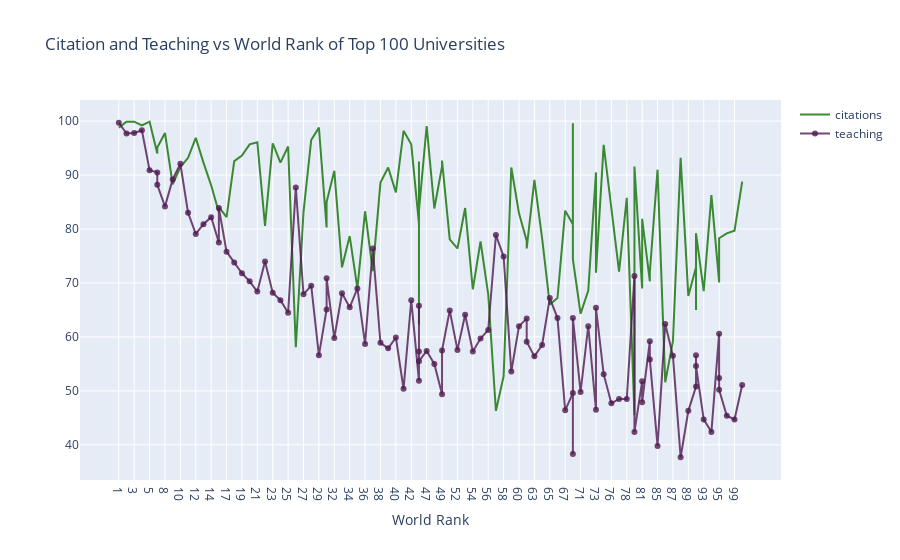

Source (notebook cell):
### Markdown cell above
<a id = "1"></a>
## Line Charts

<span style="color:red">Line Charts Example: Citation and Teaching vs World Rank of Top 100 Universities</span>

* Import graph_objs as go
* Creating traces
  * x = x axis
  * y = y axis
  * mode = type of plot like marker, line or line + markers
  * name = name of the plots
  * marker = marker is used with dictionary.
    * color = color of lines. It takes RGB (red, green, blue) and opacity (alpha)
  * text = The hover text (hover is curser)
* data = is a list that we add traces into it
* layout = it is dictionary.
  * title = title of layout
  * x axis = it is dictionary
    * title = label of x axis
    * ticklen = length of x axis ticks
    * zeroline = showing zero line or not
* fig = it includes data and layout
* iplot() = plots the figure(fig) that is created by data and layout

### Code cell
# prepare data frame
df = timesData.iloc[:100,:]

# import graph objects as "go"
import plotly.graph_objs as go

# Creating trace1
trace1 = go.Scatter(
                    x = df.world_rank,
                    y = df.citations,
                    mode = "lines",
                    name = "citations",
                    marker = dict(color = 'rgba(16, 112, 2, 0.8)'),
                    text= df.university_name)
# Creating trace2
trace2 = go.Scatter(
                    x = df.world_rank,
                    y = df.teaching,
                    mode = "lines+markers",
                    name = "teaching",
                    marker = dict(color = 'rgba(80, 26, 80, 0.8)'),
                    text= df.university_name)
data = [trace1, trace2]
layout = dict(title = 'Citation and Teaching vs World Rank of Top 100 Universities',
              xaxis= dict(title= 'World Rank',ticklen= 5,zeroline= False)
             )
fig = dict(data = data, layout = layout)
iplot(fig)

### Figure 1 — Plotly figure (JSON) as saved in the notebook; plotly's stock layout.template omitted (floating-point values rounded to 4 significant figures)
{"data": [{"marker": {"color": "rgba(16, 112, 2, 0.8)"}, "mode": "lines", "name": "citations", "text": ["Harvard University", "California Institute of Technology", "Massachusetts Institute of Technology", "Stanford University", "Princeton University", "University of Cambridge", "University of Oxford", "University of California, Berkeley", "Imperial College London", "Yale University", "University of California, Los Angeles", "University of Chicago", "Johns Hopkins University", "Cornell University", "ETH Zurich – Swiss Federal Institute of Technology Zurich", "University of Michigan", "University of Toronto", "Columbia University", "University of Pennsylvania", "Carnegie Mellon University", "University of Hong Kong", "University College London", "University of Washington", "Duke University", "Northwestern University", "University of Tokyo", "Georgia Institute of Technology", "Pohang University of Science and Technology", "University of California, Santa Barbara", "University of British Columbia", "University of North Carolina at Chapel Hill", "University of California, San Diego", "University of Illinois at Urbana-Champaign", "National University of Singapore", "McGill University", "University of Melbourne", "Peking University", "Washington University in St Louis", "École Polytechnique", "University of Edinburgh", "Hong Kong University of Science and Technology", "École Normale Supérieure", "Australian National University", "Karolinska Institute", "University of Göttingen", "University of Wisconsin", "Rice University", "École Polytechnique Fédérale de Lausanne", "University of California, Irvine", "University of Science and Technology of China", "Vanderbilt University", "University of Minnesota", "Tufts University", "University of California, Davis", "Brown University", "University of Massachusetts", "Kyoto University", "Tsinghua University", "Boston University", "New York University", "Emory University", "LMU Munich", "University of Notre Dame", "University of Pittsburgh", "Case Western Reserve University", "Ohio State University", "University of Colorado Boulder", "University of Bristol", "University of California, Santa Cruz", "Yeshiva University", "University of Sydney", "University of Virginia", "University of Adelaide", "University of Southern California", "William & Mary", "Trinity College Dublin", "King’s College London", "Stony Brook University", "Korea Advanced Institute of Science and Technology (KAIST)", "University of Sussex", "The University of Queensland", "University of York", "Heidelberg University", "University of Utah", "Durham University", "London School of Economics and Political Science", "University of Manchester", "Royal Holloway, University of London", "Lund University", "University of Southampton", "University of Zurich", "Wake Forest University", "McMaster University", "University College Dublin", "George Washington University", "University of Arizona", "University of Basel", "University of Maryland, College Park", "Dartmouth College", "École Normale Supérieure de Lyon"], "type": "scatter", "x": ["1", "2", "3", "4", "5", "6", "6", "8", "9", "10", "11", "12", "13", "14", "15", "15", "17", "18", "19", "20", "21", "22", "23", "24", "25", "26", "27", "28", "29", "30", "30", "32", "33", "34", "35", "36", "37", "38", "39", "40", "41", "42", "43", "43", "43", "43", "47", "48", "49", "49", "51", "52", "53", "54", "55", "56", "57", "58", "59", "60", "61", "61", "63", "64", "65", "66", "67", "68", "68", "68", "71", "72", "73", "73", "75", "76", "77", "78", "79", "79", "81", "81", "83", "83", "85", "86", "87", "88", "89", "90", "90", "90", "93", "94", "95", "95", "95", "98", "99", "100"], "y": [98.8, 99.9, 99.9, 99.2, 99.9, 94.0, 95.1, 97.8, 88.3, 91.5, 93.2, 96.9, 92.3, 88.1, 83.1, 84.1, 82.2, 92.6, 93.6, 95.7, 96.1, 80.6, 95.9, 92.3, 95.3, 58.1, 83.2, 96.5, 98.8, 80.3, 85.0, 90.8, 72.9, 78.7, 69.0, 83.3, 72.2, 88.6, 91.4, 86.8, 98.2, 95.7, 81.0, 62.3, 92.5, 83.4, 99.1, 83.8, 91.6, 92.7, 78.1, 76.4, 83.9, 68.8, 77.7, 67.9, 46.3, 52.7, 91.4, 82.9, 77.8, 76.4, 89.1, 78.3, 66.0, 67.2, 83.4, 80.9, 99.6, 74.4, 64.3, 68.6, 90.5, 71.9, 95.6, 84.4, 72.1, 85.8, 45.5, 91.6, 69.0, 81.9, 70.3, 72.0, 91.0, 51.6, 59.2, 93.2, 67.6, 72.9, 65.0, 79.2, 68.5, 86.3, 70.2, 70.1, 78.3, 79.2, 79.7, 88.8]}, {"marker": {"color": "rgba(80, 26, 80, 0.8)"}, "mode": "lines+markers", "name": "teaching", "text": ["Harvard University", "California Institute of Technology", "Massachusetts Institute of Technology", "Stanford University", "Princeton University", "University of Cambridge", "University of Oxford", "University of California, Berkeley", "Imperial College London", "Yale University", "University of California, Los Angeles", "University of Chicago", "Johns Hopkins University", "Cornell University", "ETH Zurich – Swiss Federal Institute of Technology Zurich", "University of Michigan", "University of Toronto", "Columbia University", "University of Pennsylvania", "Carnegie Mellon University", "University of Hong Kong", "University College London", "University of Washington", "Duke University", "Northwestern University", "University of Tokyo", "Georgia Institute of Technology", "Pohang University of Science and Technology", "University of California, Santa Barbara", "University of British Columbia", "University of North Carolina at Chapel Hill", "University of California, San Diego", "University of Illinois at Urbana-Champaign", "National University of Singapore", "McGill University", "University of Melbourne", "Peking University", "Washington University in St Louis", "École Polytechnique", "University of Edinburgh", "Hong Kong University of Science and Technology", "École Normale Supérieure", "Australian National University", "Karolinska Institute", "University of Göttingen", "University of Wisconsin", "Rice University", "École Polytechnique Fédérale de Lausanne", "University of California, Irvine", "University of Science and Technology of China", "Vanderbilt University", "University of Minnesota", "Tufts University", "University of California, Davis", "Brown University", "University of Massachusetts", "Kyoto University", "Tsinghua University", "Boston University", "New York University", "Emory University", "LMU Munich", "University of Notre Dame", "University of Pittsburgh", "Case Western Reserve University", "Ohio State University", "University of Colorado Boulder", "University of Bristol", "University of California, Santa Cruz", "Yeshiva University", "University of Sydney", "University of Virginia", "University of Adelaide", "University of Southern California", "William & Mary", "Trinity College Dublin", "King’s College London", "Stony Brook University", "Korea Advanced Institute of Science and Technology (KAIST)", "University of Sussex", "The University of Queensland", "University of York", "Heidelberg University", "University of Utah", "Durham University", "London School of Economics and Political Science", "University of Manchester", "Royal Holloway, University of London", "Lund University", "University of Southampton", "University of Zurich", "Wake Forest University", "McMaster University", "University College Dublin", "George Washington University", "University of Arizona", "University of Basel", "University of Maryland, College Park", "Dartmouth College", "École Normale Supérieure de Lyon"], "type": "scatter", "x": ["1", "2", "3", "4", "5", "6", "6", "8", "9", "10", "11", "12", "13", "14", "15", "15", "17", "18", "19", "20", "21", "22", "23", "24", "25", "26", "27", "28", "29", "30", "30", "32", "33", "34", "35", "36", "37", "38", "39", "40", "41", "42", "43", "43", "43", "43", "47", "48", "49", "49", "51", "52", "53", "54", "55", "56", "57", "58", "59", "60", "61", "61", "63", "64", "65", "66", "67", "68", "68", "68", "71", "72", "73", "73", "75", "76", "77", "78", "79", "79", "81", "81", "83", "83", "85", "86", "87", "88", "89", "90", "90", "90", "93", "94", "95", "95", "95", "98", "99", "100"], "y": [99.7, 97.7, 97.8, 98.3, 90.9, 90.5, 88.2, 84.2, 89.2, 92.1, 83.0, 79.1, 80.9, 82.2, 77.5, 83.9, 75.8, 73.8, 71.8, 70.3, 68.4, 74.0, 68.2, 66.8, 64.5, 87.7, 67.9, 69.5, 56.6, 65.1, 70.9, 59.8, 68.1, 65.5, 69.0, 58.7, 76.4, 58.9, 57.9, 59.9, 50.4, 66.8, 51.9, 65.8, 57.3, 55.5, 57.4, 55.0, 49.4, 57.5, 64.9, 57.6, 64.1, 57.3, 59.7, 61.3, 78.9, 74.9, 53.6, 62.0, 63.4, 59.1, 56.4, 58.5, 67.2, 63.5, 46.4, 49.6, 38.3, 63.5, 49.8, 62.0, 46.5, 65.4, 53.1, 47.7, 48.5, 48.5, 71.3, 42.4, 51.8, 47.9, 59.2, 55.8, 39.8, 62.4, 56.5, 37.7, 46.3, 50.8, 56.6, 54.6, 44.7, 42.4, 60.6, 52.4, 50.2, 45.4, 44.7, 51.1]}], "layout": {"title": {"text": "Citation and Teaching vs World Rank of Top 100 Universities"}, "xaxis": {"ticklen": 5, "title": {"text": "World Rank"}, "zeroline": false}}}
